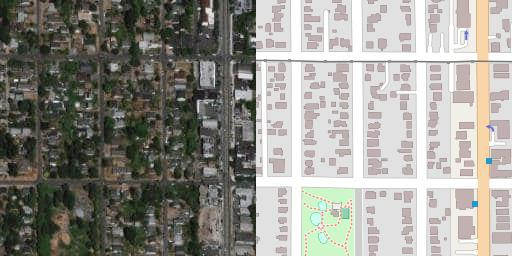
#> input picture TrainingCode/merge16/test/0212300213113323.jpeg, 512 x 256 px, given as the content of the folder ./SplitSet/train/aerial, which was not available
$ python merge.py
#> lines starting #> are read from the running program, lines starting #| are printed output that depends on the picture; pictures that were not available may be replaced by others from this repository, and a replacement may not be noted
from os import listdir
import random
import shutil
from PIL import Image

input = {
    "test": "./SplitSet/test/aerial",
    "train": "./SplitSet/train/aerial",
    "valid": "./SplitSet/validation/aerial"
}

#D:\School\Graduate\Project\ImageExtractor\images

# Executive decistionto use street jpg and turn to 3 channel at the end
out = {
    "test": "./Merge/test",
    "train": "./Merge/train",
    "valid": "./Merge/validate"
}


size = {
    "test": 500,
    "train": 2500,
    "valid": 500
}

def getfile(outPath,filesName):
#> called with outPath = './Merge/train', filesName = './SplitSet/train/aerial'
    mainset = listdir(filesName)
    for file in mainset:
        path = filesName + "/"+file
        image1 = Image.open(path)
#> image1 is the input picture: PIL image 512x256 RGB; mean R, G, B 147.2, 145.7, 139
        path = path.replace("aerial","street")
        image2 = Image.open(path)
        image1_size = image1.size
#> image1_size = (512, 256)
        image2_size = image2.size
#> image2_size = (512, 256)
        new_image = Image.new('RGB',(2*image1_size[0], image1_size[1]))
#> new_image: PIL image 1024x256 RGB; every value is 0
        new_image.paste(image1,(0,0))
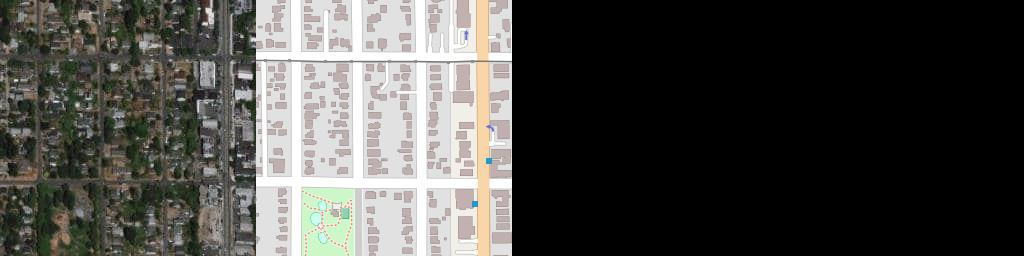
#> new_image: PIL image 1024x256 RGB; mean R, G, B 73.6, 72.9, 69.5
        new_image.paste(image2,(image1_size[0],0))
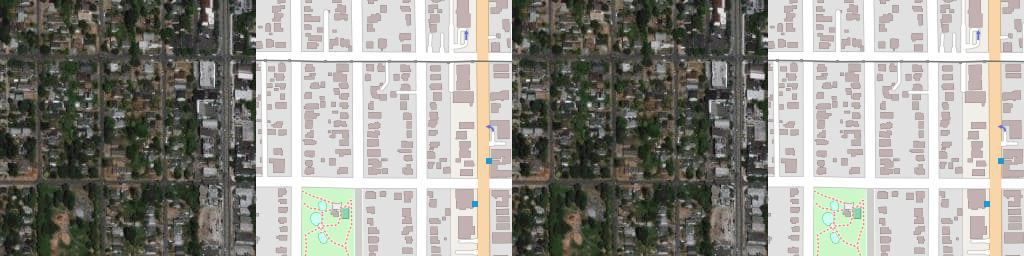
#> new_image: PIL image 1024x256 RGB; mean R, G, B 147.2, 145.7, 139
        new_image.save(outPath +"/" + file,"JPEG")

getfile(out["train"], input["train"])
getfile(out["test"], input["test"])
getfile(out["valid"], input["valid"])

$ run again, on TrainingCode/merge16/test/0212300302302002.jpeg
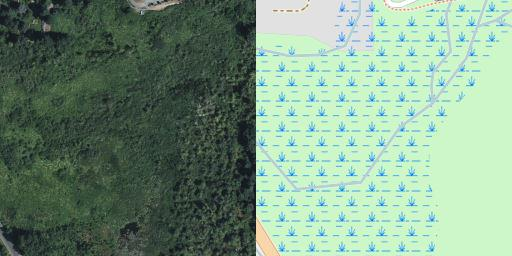
#> input picture TrainingCode/merge16/test/0212300302302002.jpeg, 512 x 256 px, given as the content of the folder ./SplitSet/train/aerial, which was not available
#> in getfile, image1 is the input picture: PIL image 512x256 RGB; mean R, G, B 125.4, 154.9, 131.8
#> in getfile, `new_image.paste(image1,(0,0))`:
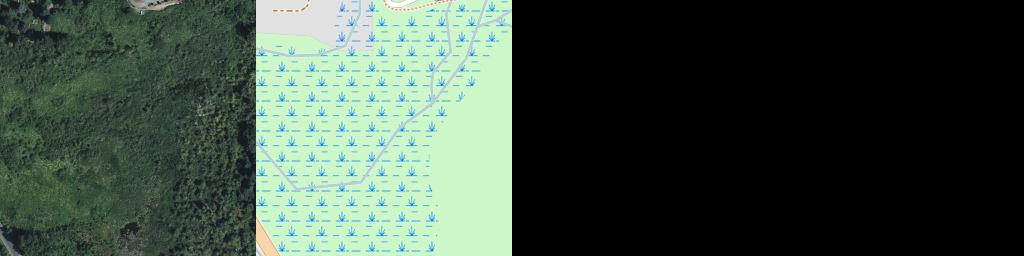
#> new_image: PIL image 1024x256 RGB; mean R, G, B 62.7, 77.4, 65.9
#> in getfile, `new_image.paste(image2,(image1_size[0],0))`:
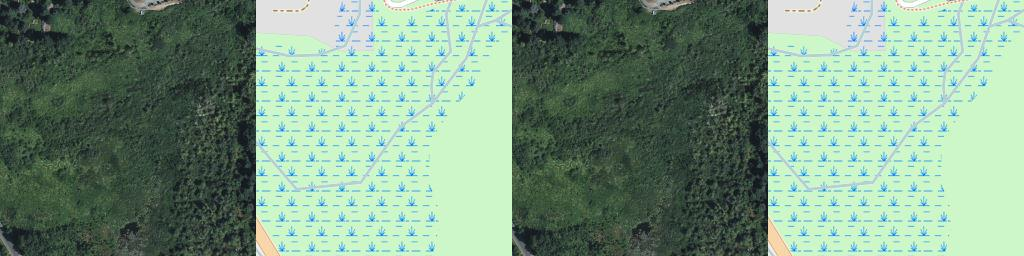
#> new_image: PIL image 1024x256 RGB; mean R, G, B 125.4, 154.9, 131.8

$ run again, on TrainingCode/merge16/test/0212300302323201.jpeg
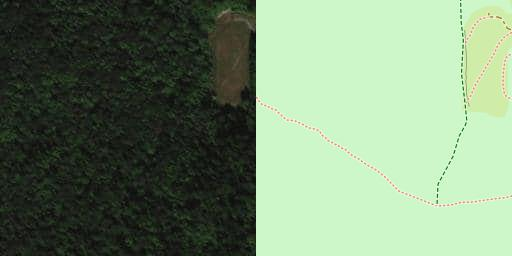
#> input picture TrainingCode/merge16/test/0212300302323201.jpeg, 512 x 256 px, given as the content of the folder ./SplitSet/train/aerial, which was not available
#> in getfile, image1 is the input picture: PIL image 512x256 RGB; mean R, G, B 117.4, 140.5, 112.2
#> in getfile, `new_image.paste(image1,(0,0))`:
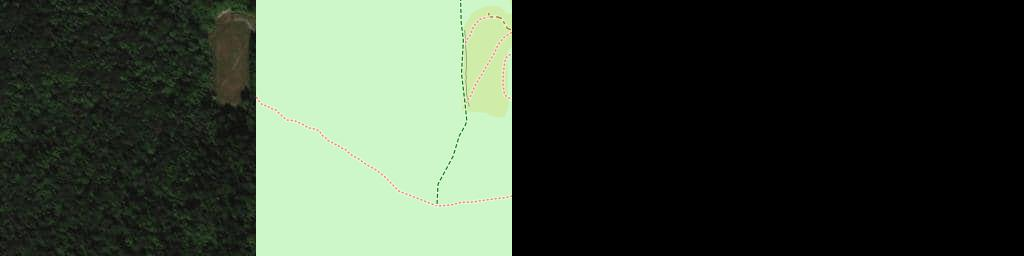
#> new_image: PIL image 1024x256 RGB; mean R, G, B 58.7, 70.2, 56.1
#> in getfile, `new_image.paste(image2,(image1_size[0],0))`:
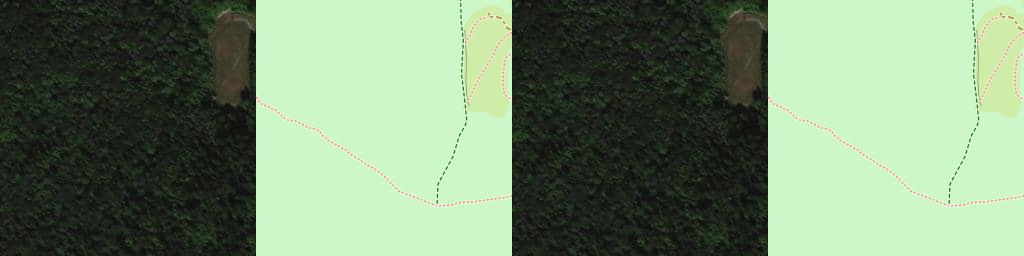
#> new_image: PIL image 1024x256 RGB; mean R, G, B 117.4, 140.5, 112.2

$ run again, on TrainingCode/merge16/test/0212300320003211.jpeg
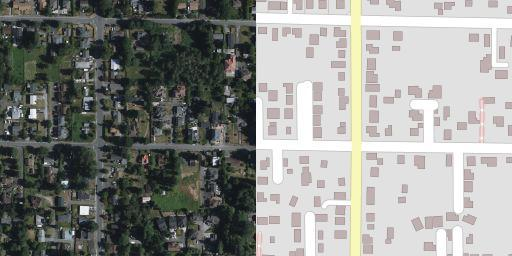
#> input picture TrainingCode/merge16/test/0212300320003211.jpeg, 512 x 256 px, given as the content of the folder ./SplitSet/train/aerial, which was not available
#> in getfile, image1 is the input picture: PIL image 512x256 RGB; mean R, G, B 141.5, 142.8, 139.1
#> in getfile, `new_image.paste(image1,(0,0))`:
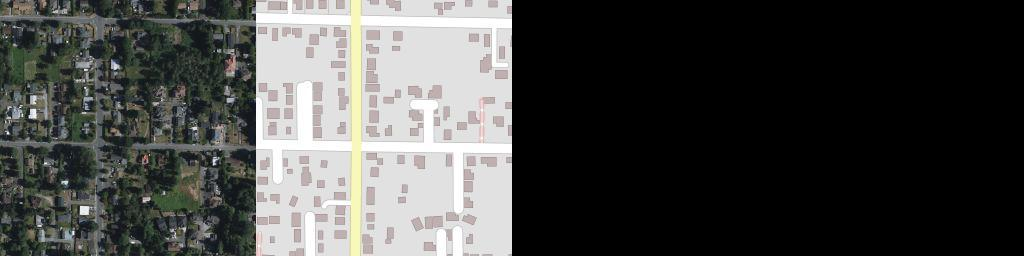
#> new_image: PIL image 1024x256 RGB; mean R, G, B 70.8, 71.4, 69.6
#> in getfile, `new_image.paste(image2,(image1_size[0],0))`:
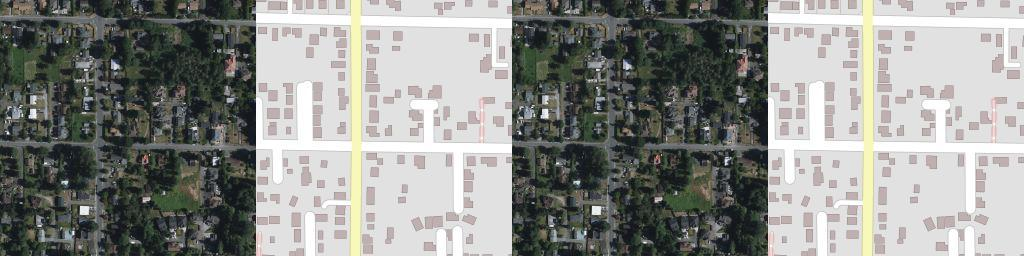
#> new_image: PIL image 1024x256 RGB; mean R, G, B 141.5, 142.8, 139.1
